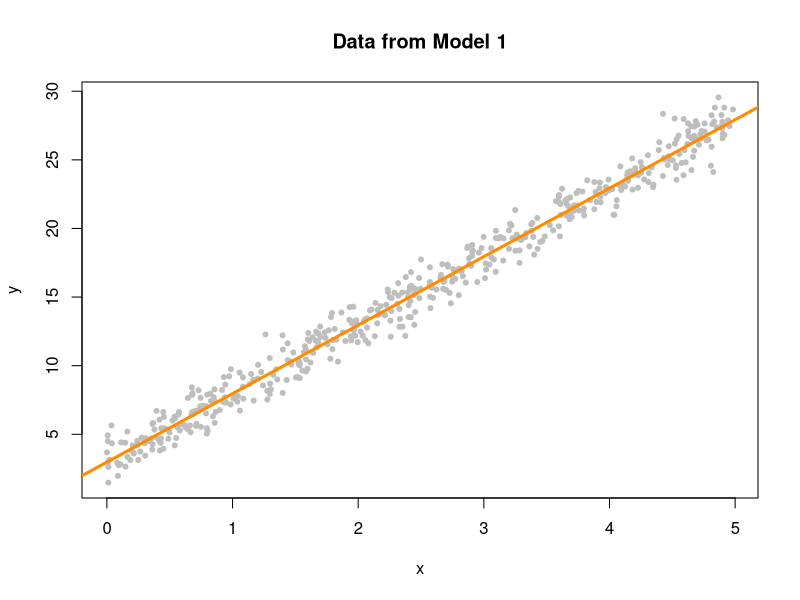
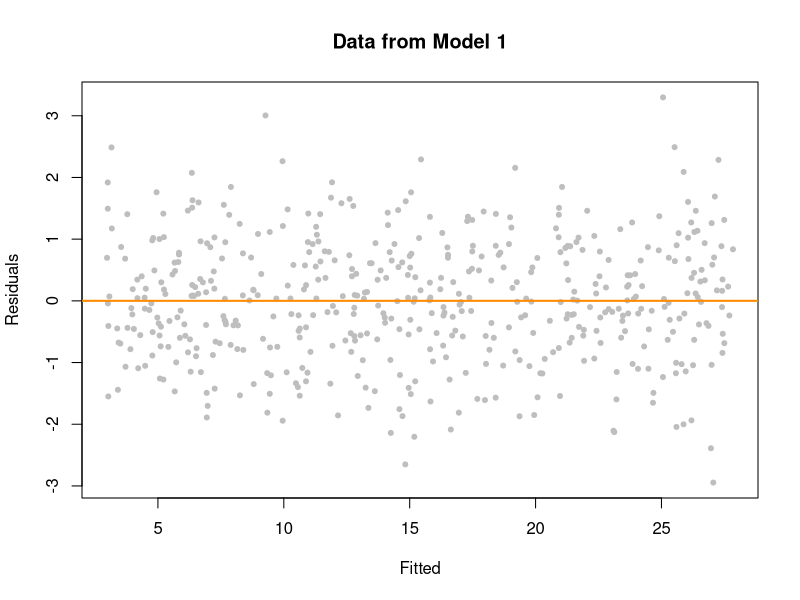
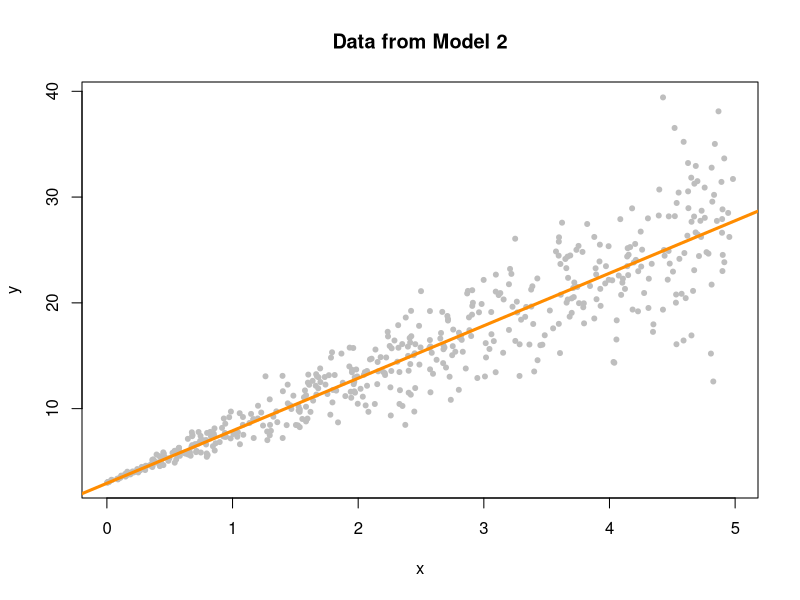
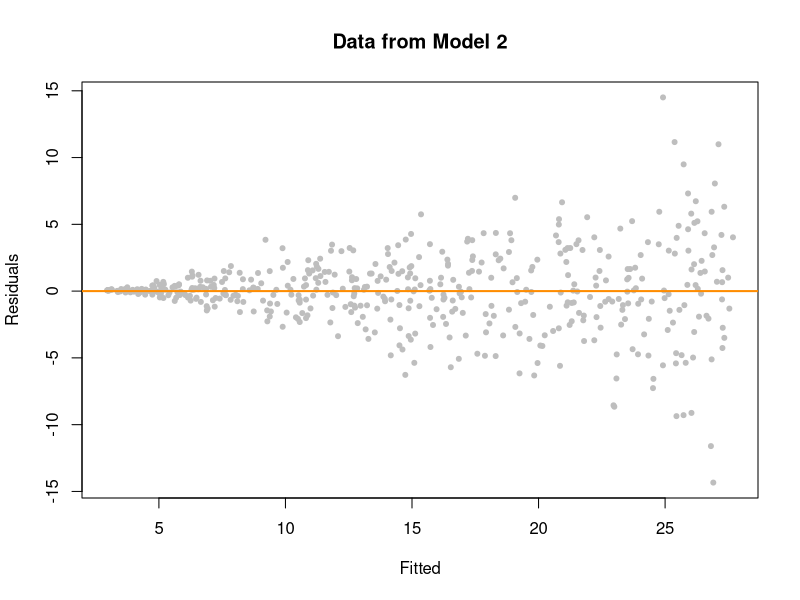
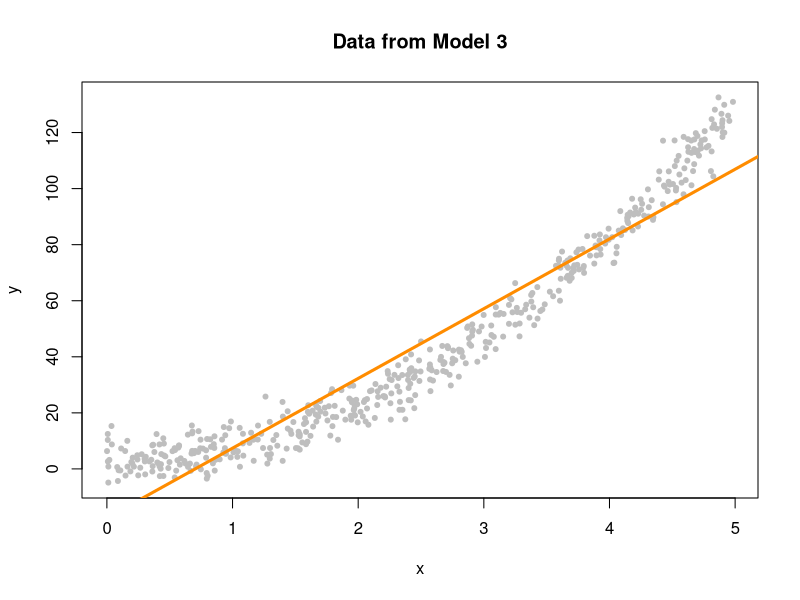
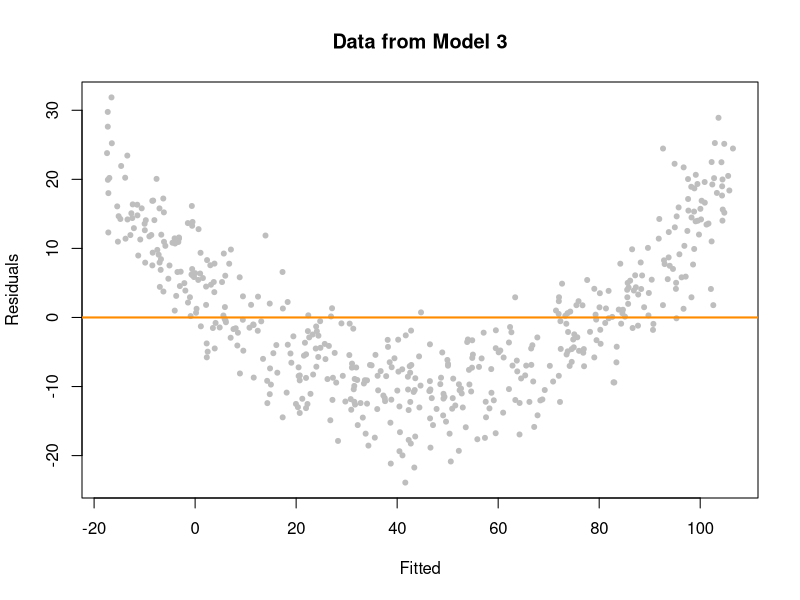

R code for these plots, in order:
sim_1 = function(sample_size = 500) {
  x = runif(n = sample_size) * 5
  y = 3 + 5 * x + rnorm(n = sample_size, mean = 0, sd = 1)
  data.frame(x, y)
}

sim_2 = function(sample_size = 500) {
  x = runif(n = sample_size) * 5
  y = 3 + 5 * x + rnorm(n = sample_size, mean = 0, sd = x)
  data.frame(x, y)
}

sim_3 = function(sample_size = 500) {
  x = runif(n = sample_size) * 5
  y = 3 + 5 * x ^ 2 + rnorm(n = sample_size, mean = 0, sd = 5)
  data.frame(x, y)
}

set.seed(42)
sim_data_1 = sim_1()
head(sim_data_1)

plot(y ~ x, data = sim_data_1, col = "grey", pch = 20,
     main = "Data from Model 1")
fit_1 = lm(y ~ x, data = sim_data_1)
abline(fit_1, col = "darkorange", lwd = 3)

plot(fitted(fit_1), resid(fit_1), col = "grey", pch = 20,
     xlab = "Fitted", ylab = "Residuals", main = "Data from Model 1")
abline(h = 0, col = "darkorange", lwd = 2)


set.seed(42)
sim_data_2 = sim_2()
fit_2 = lm(y ~ x, data = sim_data_2)
plot(y ~ x, data = sim_data_2, col = "grey", pch = 20,
     main = "Data from Model 2")
abline(fit_2, col = "darkorange", lwd = 3)


plot(fitted(fit_2), resid(fit_2), col = "grey", pch = 20,
     xlab = "Fitted", ylab = "Residuals", main = "Data from Model 2")
abline(h = 0, col = "darkorange", lwd = 2)

set.seed(42)
sim_data_3 = sim_3()
fit_3 = lm(y ~ x, data = sim_data_3)
plot(y ~ x, data = sim_data_3, col = "grey", pch = 20,
     main = "Data from Model 3")
abline(fit_3, col = "darkorange", lwd = 3)

plot(fitted(fit_3), resid(fit_3), col = "grey", pch = 20,
     xlab = "Fitted", ylab = "Residuals", main = "Data from Model 3")
abline(h = 0, col = "darkorange", lwd = 2)

library(lmtest)

bptest(fit_1)
bptest(fit_2)
bptest(fit_3)

